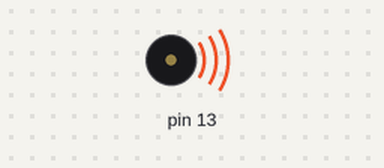
Simulated run of this sketch. Board: Arduino Uno, built with avr-gcc and run on an emulated ATmega328P. Parts: buzzer (waves = sounding).

Above: at 0.2 s.
Timing chart, 0 to 3.0 s (numbered marks = the images above):
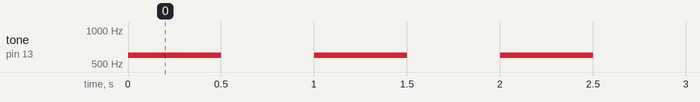

Measured:
- by itself, tone on pin 13: alternates 600 Hz for 0.50 s and silent for 0.50 s

The sketch:

PEXAM.ino
```cpp
#include <Servo.h>
Servo myservo;

#include "TM1637.h"
#define CLK 4
#define DIO 3
TM1637 tm1637(CLK,DIO);

int a = 0000;
int a1 = 0, a2 = 0, a3 = 0;
int d1 = 0, d2 = 0, d3 = 0;
void display_data(int num){
  a1 = num/1000;
  d1 = num%1000;
  a2 = d1/100;
  d2 = d1%100;
  a3 = d2/10;
  d3 = d2%10;
  tm1637.display(0,a1);
  tm1637.display(1,a2);
  tm1637.display(2,a3);;
  tm1637.display(3,d3);
}

void setup() {
   //pinMode(13,OUTPUT);

   //Serial.begin(9600);

   //Serial.begin(9600);
   //myservo.attach(9);

   //Serial.begin(9600);
   //myservo.attach(9);

   //tm1637.init();
   //tm1637.set(BRIGHT_TYPICAL);

   pinMode(13,OUTPUT);

}
void loop() {
    //tone(13,600,300);
    //delay(1000);

    //Serial.println("Hello MDT!!!");
    //delay(250);

    //myservo.write(0);
    //delay(800);
    //myservo.write(150);
    //delay(800);
    //Serial.println("Servo : 150 degrees");
    //delay(250);

    //myservo.write(150);
    //delay(800);
    //myservo.write(0);
    //delay(800);
    //Serial.println("Servo : 0 degrees");
    //delay(250);

    //display_data(a);

    tone(13,600,500);
    delay(1000);

}
```
